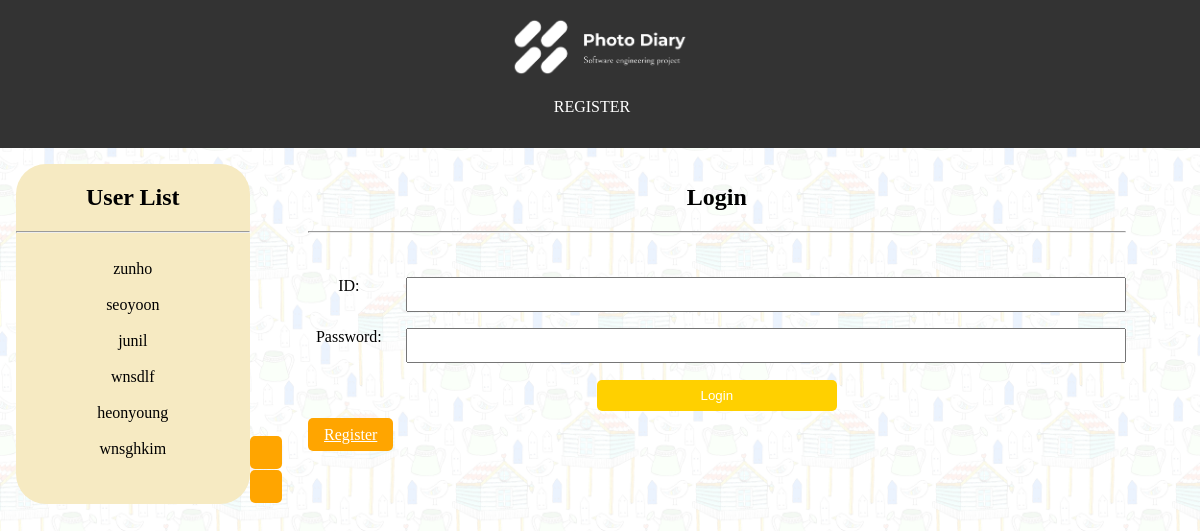
The page / on the database its author committed.
### tables this page shows
CREATE TABLE users (
    id INTEGER PRIMARY KEY AUTOINCREMENT,
    username TEXT NOT NULL UNIQUE,
    password TEXT NOT NULL
);

### app.py (the view, shortened to what this page needs)
@app.route('/', methods=['GET', 'POST'])
def index():
    users = query_db('SELECT * FROM users')
    photos = query_db('SELECT photos.*, users.username FROM photos JOIN users ON photos.user_id = users.id')
    return render_template('index.html', users=users, photos=photos)

### app.py (called while the page is built)
def get_db():
    db = getattr(g, '_database', None)
    if db is None:
        db = g._database = sqlite3.connect(DATABASE)
    return db

@app.teardown_appcontext
def close_connection(exception):
    db = getattr(g, '_database', None)
    if db is not None:
        db.close()

def query_db(query, args=(), one=False):
    cur = get_db().execute(query, args)
    rv = cur.fetchall()
    cur.close()
    return (rv[0] if rv else None) if one else rv

### templates/index.html
{% extends 'base.html' %}
{% block content %}
{% if session.get('user_id') %}
    <div class="sidebar">
        <h2>User List</h2>
        <hr>
        <ul class="users">
            {% for user in users %}
                <li>{{ user[1] }}</li><br>
            {% endfor %}
        </ul>
    </div>
    <div class="content">
        <h2>Photo List</h2>
        <hr>
        <div class="photos">
            {% for photo in photos %}
                <div class="photo-description">
                    <p class="uploader">Upload by: {{ photo[5] }}</p>
                    <img src="{{ url_for('uploaded_file', filename=photo[4]) }}" alt="Photo" class="photo" />
                    <div class="description">
                        <p>Description: {{ photo[2] }}</p>
                        <p>Keyword: {{ photo[3] }}</p>
                        <a href="{{ url_for('messages', photo_id=photo[0], recipient_id='') }}" class="search-button">Send Message</a>
                    </div>
                </div>
            {% endfor %}
        </div>
    </div>
{% else %}
    <div class="sidebar">
        <h2>User List</h2>
        <hr>
        <ul class="users">
            {% for user in users %}
                <li>{{ user[1] }}</li><br>
            {% endfor %}
        </ul>
    </div>
    <div class="content">
        <h2>Login</h2>
        <hr>
        <br><br>
        <form method="POST" class="login-form">
            <div class="form-group">
                <label for="username">ID:</label>
                <input type="text" id="username" name="username" required>
            </div>
            <div class="form-group">
                <label for="password">Password:</label>
                <input type="password" id="password" name="password" required>
            </div>
            <button type="submit" class="login-button">Login</button> <br>
        </form>
        <a href="{{ url_for('register') }}" class="register-button">Register</button>
    </div>
{% endif %}
{% endblock %}

### static/style.css (style rules this page uses)
body { font-family:'SUIT'; background-image: url('/static/pic/background.jpg'); background-size: 20vw; margin: 0; padding: 0; }
form { margin-bottom: 1rem; }
form label { display: block; margin-bottom: 0.5rem; }
form input, form textarea { width: 50%; padding: 0.5rem; margin-bottom: 1rem; margin: 0 auto; display: block; }
form button { padding: 0.5rem 1rem; background-color: #333; color: white; border: none; }
.login-form { text-align: center; }
.form-group { display: flex; margin-bottom: 1rem; }
.form-group label { flex-basis: 10%; text-align: center; padding-right: 1rem; }
.form-group input { flex-grow: 1; }
.sidebar { float: left; width: 20%; text-align: center; background-color: #F6EAC2; height: 100%; border-radius: 30px; }
.content { margin-left: 20%; padding-left: 5%; padding-right: 5%; }
.users { list-style-type: none; padding: 5%; }
h2 { text-align: center; }
.login-button { padding: 0.5rem 1rem; background-color: #FFA500; color: white; border: none; border-radius: 5px; cursor: pointer; width: 20vw; margin: 0 auto; }
.register-button { padding: 0.5rem 1rem; background-color: #FFA500; color: white; border: none; border-radius: 5px; cursor: pointer; width: 20vw; margin: 0 auto; }
.search-button, .login-button, .edit-button:hover { background-color: #FFD000; }
.edit-button, .delete-button, .reply-button, .login-button, .message-button, .register-button:active { transform: translateY(1px); }

### rows shown on the page
users: username "zunho"
users: username "seoyoon"
users: username "junil"
users: username "wnsdlf"
users: username "heonyoung"
users: username "wnsghkim"
